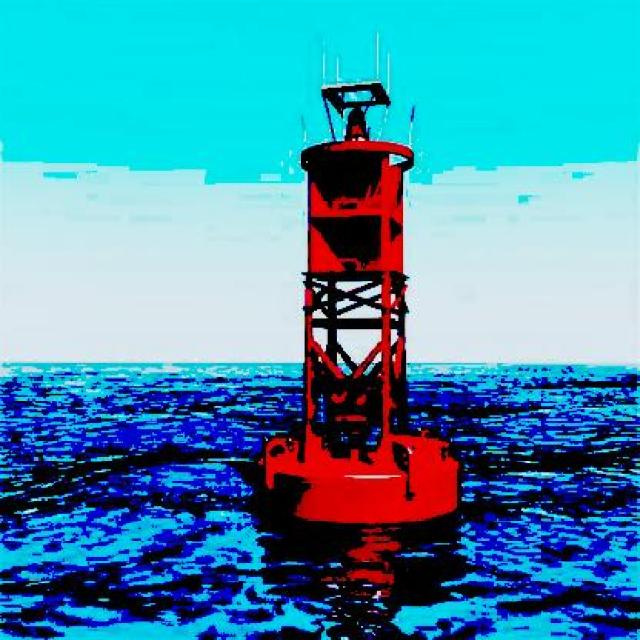
#> input picture newnew/Red Buoy.v1i.yolov8/test/images/025_8b31755b_jpg.rf.7978cb6d96652d80b647519058bde99a.jpg, 640 x 640 px, given in place of the camera
$ python semi_test.py
#> lines starting #> are read from the running program, lines starting #| are printed output that depends on the picture; after the words box and inside, x2 and y2 are one past the last pixel; in counts of white or black regions, pixels touching at a corner belong together
import cv2
import numpy as np

def find_camera(max_index=10):
    """
    0번부터 max_index(기본 10)까지 카메라를 확인하고,
    사용 가능한 첫 번째 cap 객체를 반환합니다.
    """
#> called with max_index = 10
    for i in range(max_index + 1):
        cap = cv2.VideoCapture(i)

        # 1. isOpened()로 카메라가 열렸는지 확인
        if cap.isOpened():
            # 2. read()로 프레임을 실제로 읽을 수 있는지 확인
            ret, _ = cap.read()
            if ret:
                print(f"✅ 카메라 찾음! 인덱스 {i}번을 사용합니다.")
                return cap  # 성공한 cap 객체 반환
            else:
                print(f"❌ 인덱스 {i}번: 열렸으나 프레임 읽기 실패.")
                cap.release()
        else:
            print(f"❌ 인덱스 {i}번: 열기 실패.")
            cap.release()

    return None # 10번까지 모두 실패

# --- [신규] 가장 큰 객체를 찾는 헬퍼 함수 ---
def find_largest_contour(contours, min_area):
    """컨투어 리스트에서 최소 면적을 넘는 가장 큰 객체의 바운딩 박스를 반환합니다."""
    if not contours:
        return None

    largest_contour = max(contours, key=cv2.contourArea)
    area = cv2.contourArea(largest_contour)

    if area > min_area:
        return cv2.boundingRect(largest_contour)

    return None

# --- 색상 범위 (아이폰 스크립트 기준) ---
lower_green = np.array([72, 120, 90])
upper_green = np.array([92, 255, 255])

lower_red1 = np.array([0, 100, 100])
upper_red1 = np.array([10, 255, 255])
lower_red2 = np.array([165, 100, 100])
upper_red2 = np.array([180, 255, 255])

# --- 객체 최소 면적 ---
min_area_green = 500
min_area_red = 500

# --- 메인 코드 시작 ---
def main():
    cap = find_camera(10)

    if cap is None:
        print("오류: 0~10번 인덱스에서 사용 가능한 카메라를 찾지 못했습니다.")
        return

    frame_width = int(cap.get(cv2.CAP_PROP_FRAME_WIDTH))
    frame_height = int(cap.get(cv2.CAP_PROP_FRAME_HEIGHT))
    frame_center_x = frame_width // 2

    while True:
        ret, frame = cap.read()
#> frame is the input picture: shape (640, 640, 3); mean B, G, R 174.4, 145.9, 72.3
        if not ret:
            print("오류: 프레임을 읽을 수 없습니다.")
            break

        hsv = cv2.cvtColor(frame, cv2.COLOR_BGR2HSV)
#> hsv: shape (640, 640, 3); mean H, S, V 96.1, 183.5, 185.5

        # --- 마스크 생성 ---
        green_mask = cv2.inRange(hsv, lower_green, upper_green)
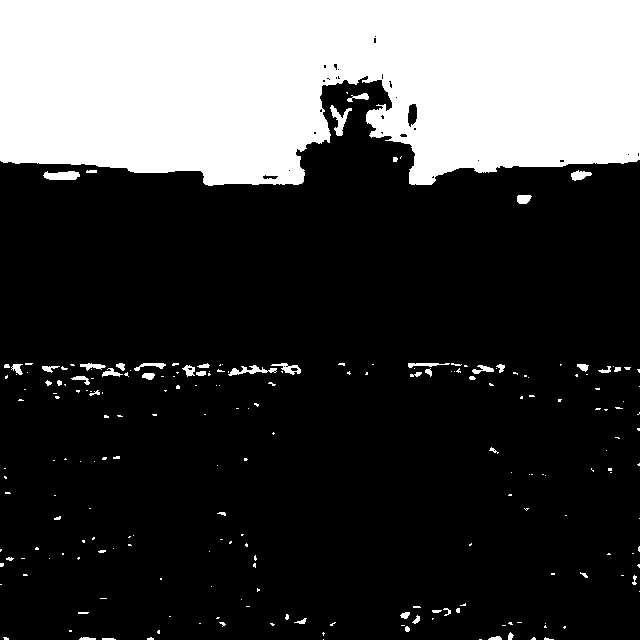
#> green_mask: shape (640, 640); 26.2% white; 221 white regions (170 under 20 px), largest, box (x1, y1, x2, y2) and area: (0, 0, 640, 186) 102889, (43, 171, 80, 180) 267, (330, 105, 352, 136) 256
        red_mask1 = cv2.inRange(hsv, lower_red1, upper_red1)
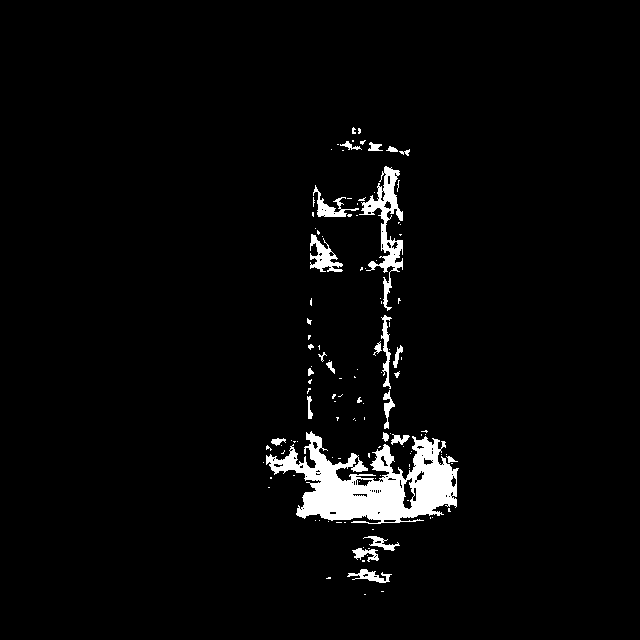
#> red_mask1: shape (640, 640); 3.4% white; 123 white regions (96 under 20 px), largest, box (x1, y1, x2, y2) and area: (266, 431, 459, 524) 8804, (359, 166, 403, 311) 1770, (310, 234, 343, 272) 565
        red_mask2 = cv2.inRange(hsv, lower_red2, upper_red2)
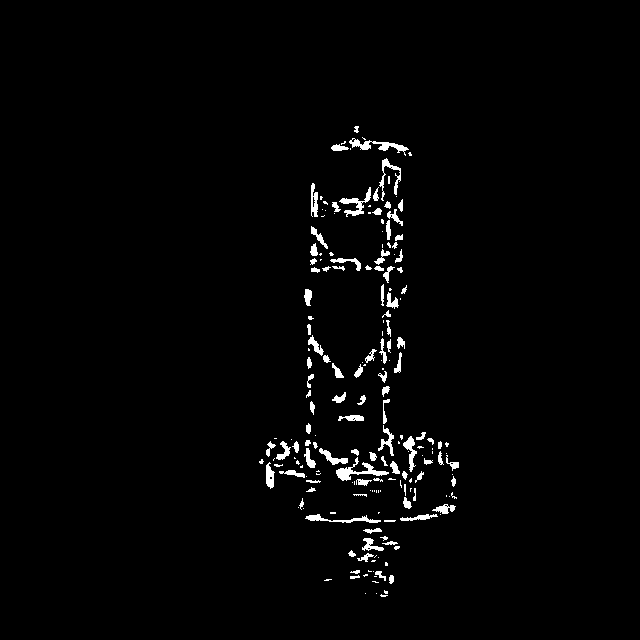
#> red_mask2: shape (640, 640); 1.9% white; 193 white regions (91 under 20 px), largest, box (x1, y1, x2, y2) and area: (336, 457, 389, 481) 370, (349, 138, 409, 156) 329, (339, 187, 371, 217) 280
        red_mask = cv2.bitwise_or(red_mask1, red_mask2)
#> red_mask: shape (640, 640); 5.3% white; 28 white regions (12 under 20 px), largest, box (x1, y1, x2, y2) and area: (266, 158, 459, 524) 17323, (310, 226, 363, 273) 1041, (348, 536, 400, 562) 701

        # --- [수정] 노이즈 제거 (ROS 코드와 유사하게) ---
        kernel = cv2.getStructuringElement(cv2.MORPH_ELLIPSE, (5, 5))
        green_mask = cv2.morphologyEx(green_mask, cv2.MORPH_OPEN, kernel)
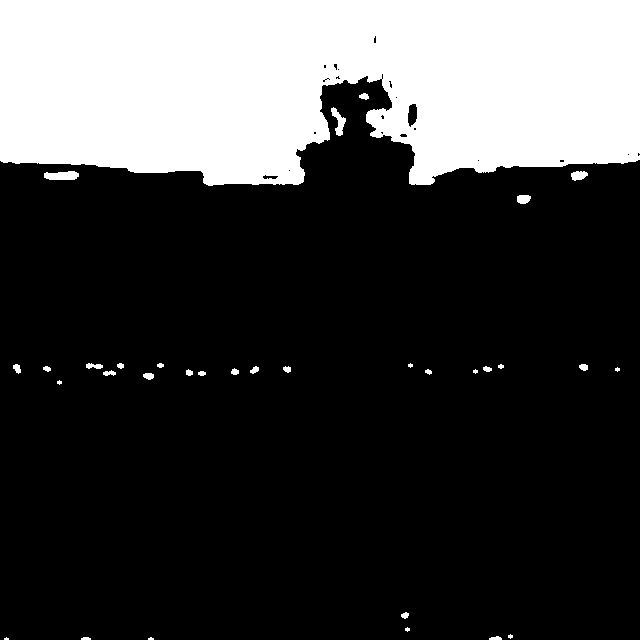
#> green_mask: shape (640, 640); 25.5% white; 33 white regions (8 under 20 px), largest, box (x1, y1, x2, y2) and area: (0, 0, 640, 186) 102767, (44, 171, 79, 180) 258, (331, 107, 346, 136) 195
        green_mask = cv2.morphologyEx(green_mask, cv2.MORPH_CLOSE, kernel)
#> green_mask: shape (640, 640); 25.5% white; 33 white regions (8 under 20 px), largest, box (x1, y1, x2, y2) and area: (0, 0, 640, 186) 102972, (44, 171, 79, 180) 258, (331, 107, 346, 136) 198
        red_mask = cv2.morphologyEx(red_mask, cv2.MORPH_OPEN, kernel)
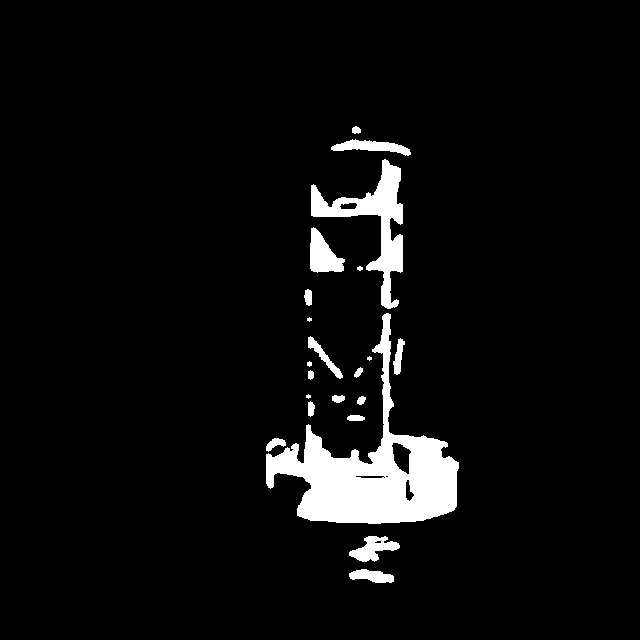
#> red_mask: shape (640, 640); 5.1% white; 22 white regions (3 under 20 px), largest, box (x1, y1, x2, y2) and area: (266, 313, 459, 524) 13033, (311, 159, 403, 309) 3885, (310, 227, 345, 273) 950
        red_mask = cv2.morphologyEx(red_mask, cv2.MORPH_CLOSE, kernel)
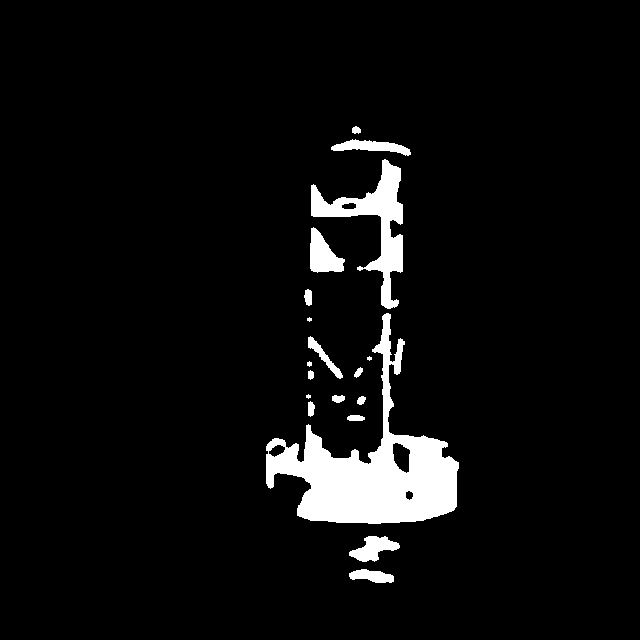
#> red_mask: shape (640, 640); 5.2% white; 19 white regions (3 under 20 px)

        # --- [수정] 가장 큰 객체 찾기 ---
        contours_green, _ = cv2.findContours(green_mask, cv2.RETR_EXTERNAL, cv2.CHAIN_APPROX_SIMPLE)
#> contours_green = 33 contours, 12 with area under 20; largest, box (x1, y1, x2, y2) and area: (0, 0, 640, 186) 102194, (44, 171, 79, 180) 219, (331, 107, 346, 136) 163, (571, 171, 588, 181) 104, (517, 195, 531, 204) 88
        contours_red, _ = cv2.findContours(red_mask, cv2.RETR_EXTERNAL, cv2.CHAIN_APPROX_SIMPLE)
#> contours_red = 19 contours, 4 with area under 20; largest, box (x1, y1, x2, y2) and area: (266, 313, 459, 524) 13611, (311, 159, 403, 309) 3772, (310, 227, 345, 273) 888, (349, 536, 400, 562) 654, (331, 139, 411, 156) 594

        green_bb = find_largest_contour(contours_green, min_area_green)
#> in find_largest_contour, `largest_contour = max(contours, key=cv2.contourArea)`: largest_contour = contour of 382 points, box (x1, y1, x2, y2) (0, 0, 640, 186), area 102194
#> in find_largest_contour, `area = cv2.contourArea(largest_contour)`: area = 102194.5
#> green_bb = (0, 0, 640, 186)
        red_bb = find_largest_contour(contours_red, min_area_red)
#> red_bb = (266, 313, 193, 211)

        green_cx = None
        red_cx = None

        # --- [신규] 게이트 로직 ---

        # 1. 감지된 객체 정보 업데이트 및 그리기
        if green_bb:
            x, y, w, h = green_bb
#> x = 0; y = 0; w = 640; h = 186
            green_cx = x + w // 2
#> green_cx = 320
            cv2.rectangle(frame, (x, y), (x + w, y + h), (0, 255, 0), 3)
            cv2.putText(frame, "Green", (x, y-10), cv2.FONT_HERSHEY_SIMPLEX, 0.7, (0, 255, 0), 2)

        if red_bb:
            x, y, w, h = red_bb
#> x = 266; y = 313; w = 193; h = 211
            red_cx = x + w // 2
#> red_cx = 362
            cv2.rectangle(frame, (x, y), (x + w, y + h), (0, 0, 255), 3)
            cv2.putText(frame, "Red", (x, y-10), cv2.FONT_HERSHEY_SIMPLEX, 0.7, (0, 0, 255), 2)

        # 2. 게이트 상태 판단 및 중점 계산
        status_text = ""
        if green_cx and red_cx:
            # 2a. 둘 다 감지됨 (좌=초, 우=빨 규칙 확인)
            if green_cx < red_cx:
                midpoint_x = (green_cx + red_cx) // 2
#> midpoint_x = 341
                status_text = "GATE DETECTED"
                # 중점 라인 그리기
                cv2.line(frame, (midpoint_x, 0), (midpoint_x, frame_height), (255, 255, 0), 3)
                cv2.putText(frame, "TARGET", (midpoint_x - 40, 50), cv2.FONT_HERSHEY_SIMPLEX, 1, (255, 255, 0), 3)
#> frame: shape (640, 640, 3); mean B, G, R 171.4, 147, 72.2
            else:
                status_text = "Invalid Pair (Red-Green)"

        elif green_cx:
            # 2b. 초록색만 감지됨
            if green_cx < frame_center_x:
                status_text = "Scan Right for Red"
            else:
                status_text = "Invalid Green (Position Error)"

        elif red_cx:
            # 2c. 빨간색만 감지됨
            if red_cx > frame_center_x:
                status_text = "Scan Left for Green"
            else:
                status_text = "Invalid Red (Position Error)"

        else:
            # 2d. 아무것도 감지되지 않음
            status_text = "Searching for Gate..."

        # 상태 메시지 표시
        cv2.putText(frame, status_text, (20, 30), cv2.FONT_HERSHEY_SIMPLEX, 1, (255, 255, 255), 3)
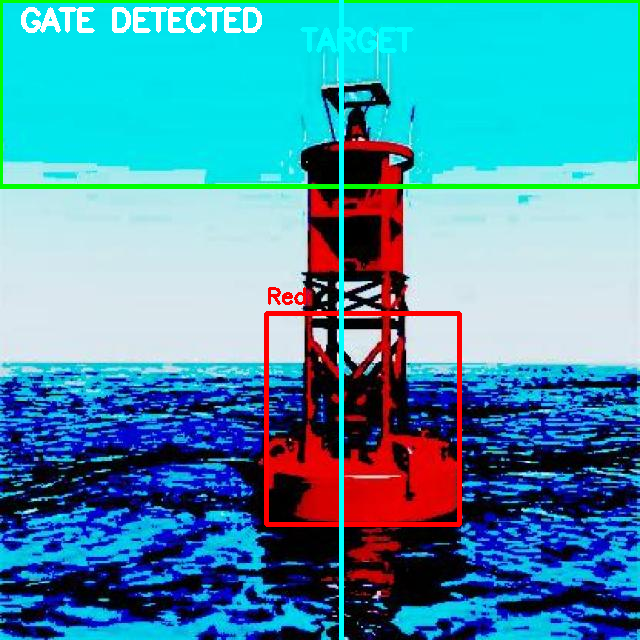
#> frame: shape (640, 640, 3); mean B, G, R 171.6, 147.2, 74.1

        # 결과 화면에 표시
        cv2.imshow("Result", frame)

        if cv2.waitKey(1) & 0xFF == ord('q'):
#> (key q is pressed here)
            break

    cap.release()
    cv2.destroyAllWindows()

if __name__ == '__main__':
    main()
